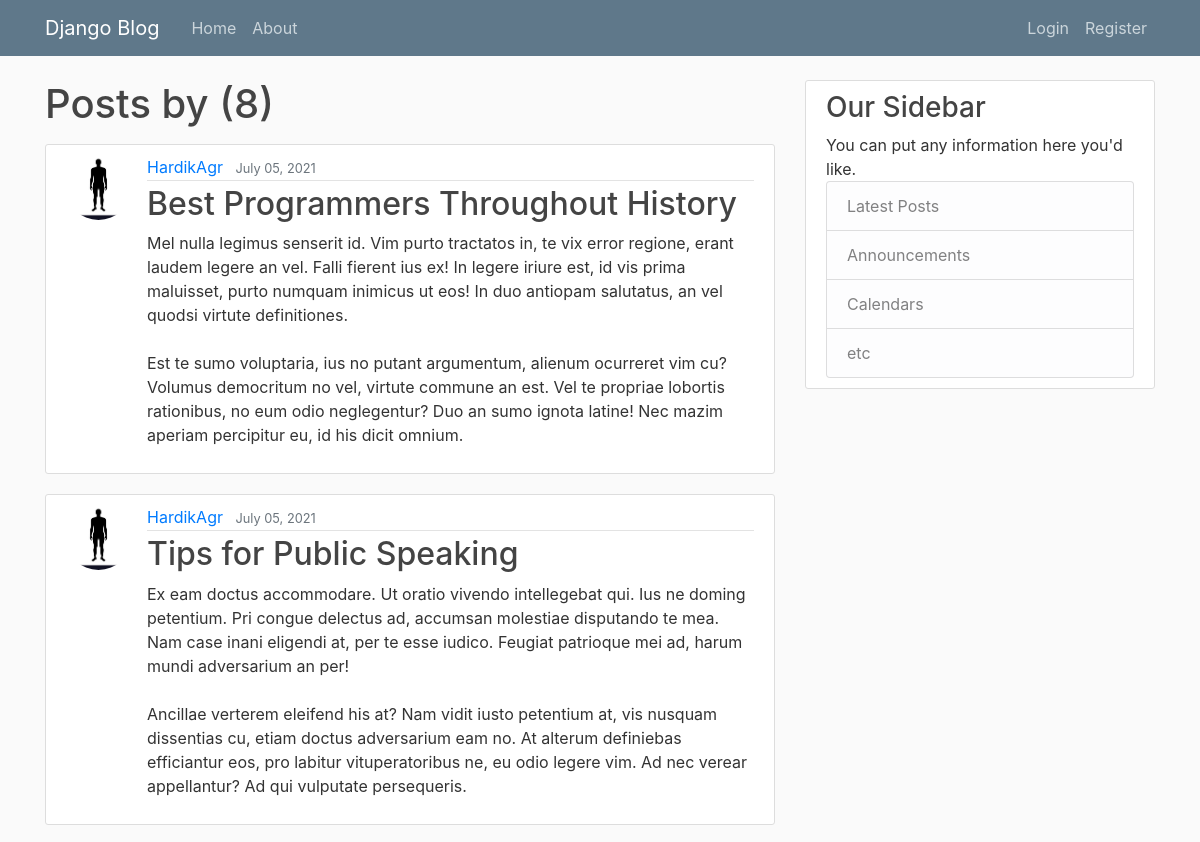
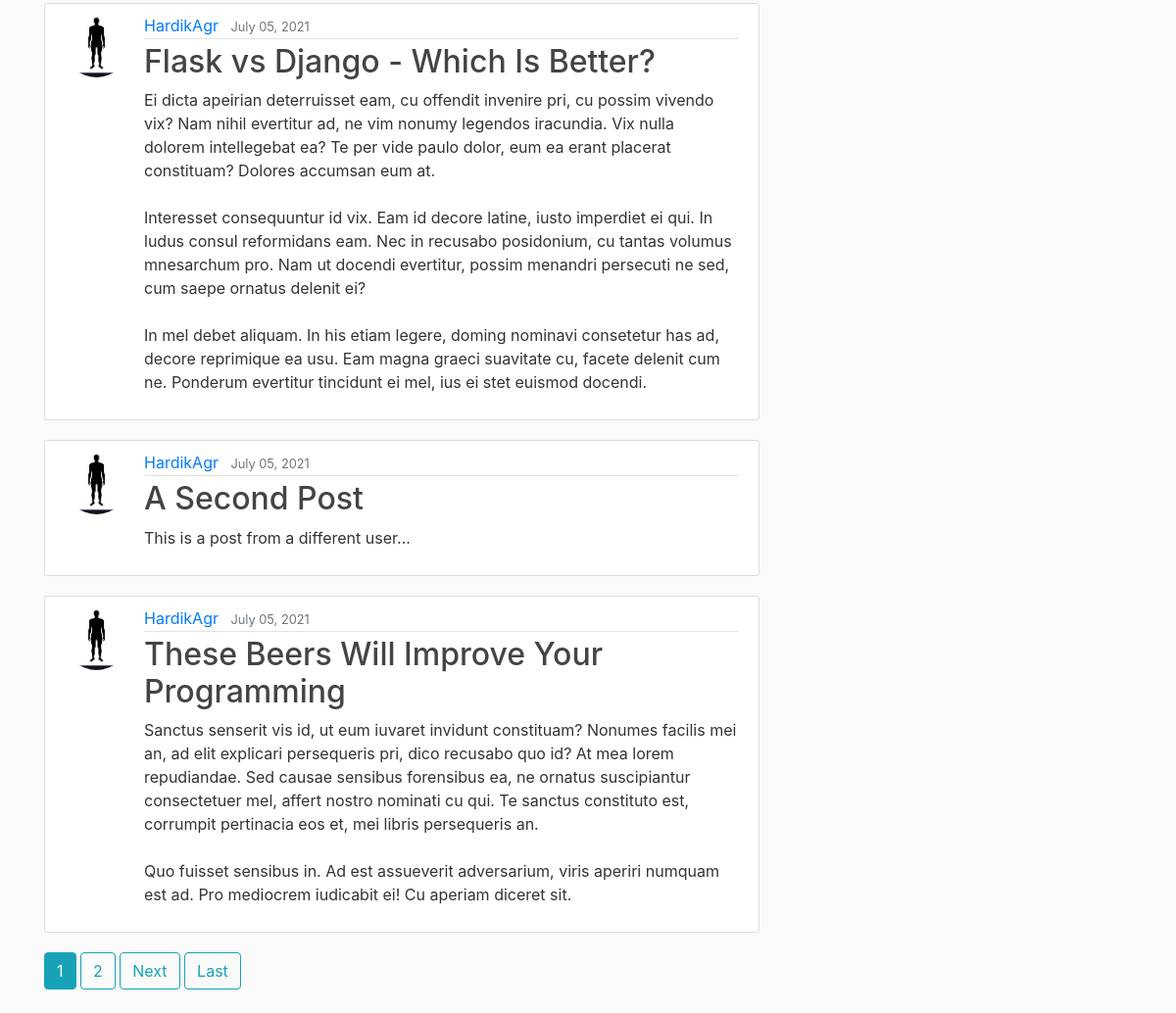
/user/HardikAgr, run on the app's committed database (2 pictures, top to bottom).
### blog/models.py (models this page shows, shortened)
class Post(models.Model):
    title = models.CharField(max_length=100)
    content = models.TextField()
    date_posted = models.DateTimeField(default=timezone.now)
    author = models.ForeignKey(User, on_delete=models.CASCADE)

### users/models.py (models this page shows, shortened)
class Profile(models.Model):
    user = models.OneToOneField(User, on_delete=models.CASCADE)
    image = models.ImageField(default='default.jpg', upload_to='profile_pics')

### blog/views.py (the view)
# urls.py: path('user/<str:username>', UserPostListView.as_view(), name='user-posts'),
class UserPostListView(ListView):
    model = Post
    template_name = 'blog/user_posts.html'
    context_object_name = 'posts'
    paginate_by = 5
    def get_queryset(self):
        user = get_object_or_404(User, username=self.kwargs.get('username'))
        return Post.objects.filter(author=user).order_by('-date_posted')

### blog/templates/blog/user_posts.html (shortened to what this page needs)
<!DOCTYPE html>
{% extends "blog/base.html" %}
{% block content %}
    <h1 class="mb-3">Posts by {{ views.kwargs.username }} ({{ page_obj.paginator.count }})</h1>
    {% for post in posts %}
        <article class="media content-section">
            <img class="rounded-circle article-img" src="{{ post.author.profile.image.url }}" alt="">
          <div class="media-body">
            <div class="article-metadata">
              <a class="mr-2" href="{% url 'user-posts' post.author.username %}">{{ post.author }}</a>
              <small class="text-muted">{{ post.date_posted|date:"F d, Y" }}</small>
            </div>
            <h2><a class="article-title" href="{% url 'post-detail' post.id %}">{{ post.title }}</a></h2>
            <p class="article-content">{{ post.content }}</p>
          </div>
        </article>
    {% endfor %}
    {% if is_paginated %}
        {% for num in page_obj.paginator.page_range %}
            {% if page_obj.number == num %}
                <a href="?page={{ num }}" class="btn btn-info mb-4">{{ num }}</a>
            {% elif num > page_obj.number|add:'-3' and num < page_obj.number|add:'3' %}
                <a href="?page={{ num }}" class="btn btn-outline-info mb-4">{{ num }}</a>
            {% endif %}
        {% endfor %}
        {% if page_obj.has_next %}
            <a href="?page={{ page_obj.next_page_number }}" class="btn btn-outline-info mb-4">Next</a>
            <a href="?page={{ page_obj.paginator.num_pages }}" class="btn btn-outline-info mb-4">Last</a>
        {% endif %}
    {% endif %}
{% endblock content %}

### blog/static/blog/main.css (style rules this page uses)
body { background: #fafafa; color: #333333; margin-top: 5rem; }
h1, h2, h3, h4, h5, h6 { color: #444444; }
.content-section { background: #ffffff; padding: 10px 20px; border: 1px solid #dddddd; border-radius: 3px; margin-bottom: 20px; }
.article-title { color: #444444; }
.article-content { white-space: pre-line; }
.article-img { height: 65px; width: 65px; margin-right: 16px; }
.article-metadata { padding-bottom: 1px; margin-bottom: 4px; border-bottom: 1px solid #e3e3e3 }

### data on the page
Post: author.profile.image (picture), author "HardikAgr", date_posted "July 05, 2021", title "Best Programmers Throughout History", content "Mel nulla legimus senserit id. Vim purto tractatos in, te vix error regione, erant laudem legere an vel. Falli fierent ius ex! In legere iriure est, id vis prima maluisset, purto numquam inimicus ut eos! In duo antiopam salutatus, an vel quodsi virtute definitiones. Est te sumo voluptaria, ius no putant argumentum, alienum ocurreret vim cu? Volumus democritum no vel, virtute commune an est. Vel te propriae lobortis rationibus, no eum odio neglegentur? Duo an sumo ignota latine! Nec mazim aperiam percipitur eu, id his dicit omnium."
Post: author.profile.image (picture), author "HardikAgr", date_posted "July 05, 2021", title "Tips for Public Speaking", content "Ex eam doctus accommodare. Ut oratio vivendo intellegebat qui. Ius ne doming petentium. Pri congue delectus ad, accumsan molestiae disputando te mea. Nam case inani eligendi at, per te esse iudico. Feugiat patrioque mei ad, harum mundi adversarium an per! Ancillae verterem eleifend his at? Nam vidit iusto petentium at, vis nusquam dissentias cu, etiam doctus adversarium eam no. At alterum definiebas efficiantur eos, pro labitur vituperatoribus ne, eu odio legere vim. Ad nec verear appellantur? Ad qui vulputate persequeris."
Post: author.profile.image (picture), author "HardikAgr", date_posted "July 05, 2021", title "Flask vs Django - Which Is Better?", content "Ei dicta apeirian deterruisset eam, cu offendit invenire pri, cu possim vivendo vix? Nam nihil evertitur ad, ne vim nonumy legendos iracundia. Vix nulla dolorem intellegebat ea? Te per vide paulo dolor, eum ea erant placerat constituam? Dolores accumsan eum at. Interesset consequuntur id vix. Eam id decore latine, iusto imperdiet ei qui. In ludus consul reformidans eam. Nec in recusabo posidonium, cu tantas volumus mnesarchum pro. Nam ut docendi evertitur, possim menandri persecuti ne sed, cum saepe ornatus delenit ei? In mel debet aliquam. In his etiam legere, doming nominavi consetetur has ad, decore reprimique ea usu. Eam magna graeci suavitate cu, facete delenit cum ne. Ponderum…"
Post: author.profile.image (picture), author "HardikAgr", date_posted "July 05, 2021", title "A Second Post", content "This is a post from a different user..."
Post: author.profile.image (picture), author "HardikAgr", date_posted "July 05, 2021", title "These Beers Will Improve Your Programming", content "Sanctus senserit vis id, ut eum iuvaret invidunt constituam? Nonumes facilis mei an, ad elit explicari persequeris pri, dico recusabo quo id? At mea lorem repudiandae. Sed causae sensibus forensibus ea, ne ornatus suscipiantur consectetuer mel, affert nostro nominati cu qui. Te sanctus constituto est, corrumpit pertinacia eos et, mei libris persequeris an. Quo fuisset sensibus in. Ad est assueverit adversarium, viris aperiri numquam est ad. Pro mediocrem iudicabit ei! Cu aperiam diceret sit."

### other printed values
{{ page_obj.paginator.count }} "8"
{{ num }} "1"
{{ num }} "2"
